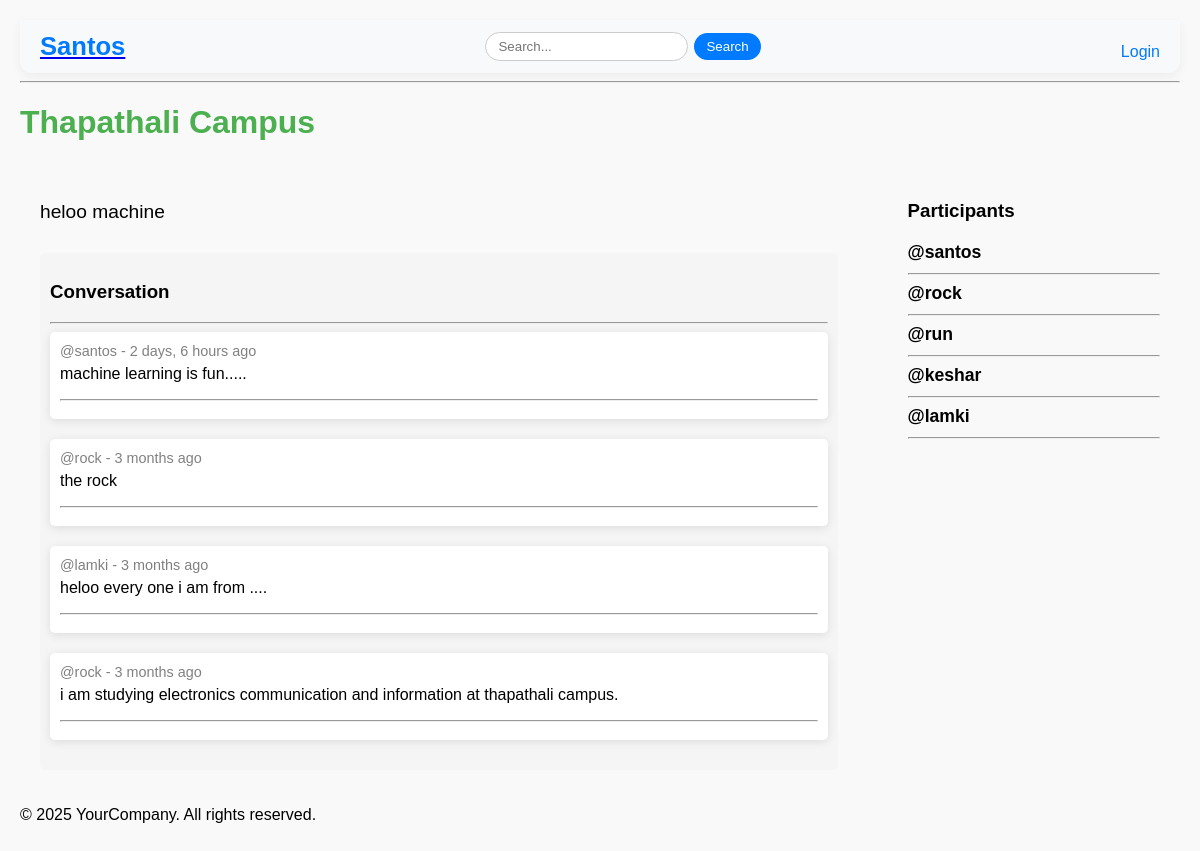
The page /room/19/ on the database its author committed.
### man/models.py (models this page shows, shortened)
class Room(models.Model):
    host=models.ForeignKey(User, on_delete=models.CASCADE)
    topic=models.ForeignKey(Topic, on_delete=models.CASCADE)
    name=models.CharField( max_length=50)
    participants = models.ManyToManyField(User,related_name='participants',blank=True)
    description=models.TextField(blank=True,null=True)
    updated=models.DateTimeField(auto_now=True)
    created=models.DateTimeField( auto_now_add=True)
    class Meta:
        ordering = ['-updated','-created']

class Message(models.Model):
    user=models.ForeignKey(User, on_delete=models.CASCADE , related_name='messages')
    room = models.ForeignKey(Room, on_delete=models.CASCADE , related_name='messages')
    body = models.TextField()
    updated = models.DateTimeField( auto_now=True)
    created = models.DateTimeField(auto_now_add=True)
    class Meta:
      ordering = ['-updated','-created']

### man/views.py (the view, shortened to what this page needs)
# urls.py: path('room/<str:pk>/',views.room,name='room'),
def room(request, pk):
  try:
    room = Room.objects.get(id=int(pk))
    messages = room.messages.all().order_by('-created')#most rescent messege will show first.
    participants = room.participants.all()
  except Room.DoesNotExist:
    return HttpResponse('Room not found.')
  return render(request, 'room.html', {'room': room,'messages':messages,'participants':participants})

### templates/room.html (shortened to what this page needs)
{% extends "base.html" %}
{% load static %}
{% block nothing %}<link rel="stylesheet" href="{% static 'styles/room.css' %}">{% endblock nothing %}
{% block body %}
<h1 class="room-title">{{ room.name }}</h1>
<div class="room-container">
    <div class="room-details">
        <div class="room-description">
            <p>{{ room.description }}</p>
        </div>
        <div class="comment-wrapper">
            <h3>Conversation</h3>
            <hr>
            {% for message in messages %}
            <div class="message">
                <small class="message-meta">@{{ message.user }} - {{ message.created|timesince }} ago</small>
                <p class="message-body">{{ message.body }}</p>
                <hr>
            </div>
            {% endfor %}
        </div>
    </div>
    <div class="participants">
        <h3>Participants</h3>
        <div class="participant-list">
            {% for user in participants %}
            <div class="participant">@{{ user.username }}</div>
            <hr>
            {% endfor %}
        </div>
    </div>
</div>
{% endblock body %}

### static/styles/room.css (style rules this page uses)
.room-container { display: grid; grid-template-columns: 3fr 1fr; gap: 30px; padding: 20px; }
.room-title { font-size: 2rem; font-weight: bold; color: #4CAF50; margin-bottom: 20px; }
.room-details { padding-right: 20px; }
.room-description { margin-bottom: 30px; font-size: 1.2rem; }
.comment-wrapper { margin-top: 20px; padding: 10px; background-color: #f5f5f5; border-radius: 5px; }
.message { margin-bottom: 20px; padding: 10px; background-color: #fff; border-radius: 5px; box-shadow: 0px 2px 10px rgba(0, 0, 0, 0.1); }
.message-meta { font-size: 0.9rem; color: gray; }
.message-body { font-size: 1rem; margin-top: 5px; }
.participants { padding-left: 20px; }
.participant-list { margin-top: 20px; }
.participant { font-size: 1.1rem; font-weight: bold; margin-bottom: 10px; }
body { font-family: 'Arial', sans-serif; background-color: #f9f9f9; margin: 0; padding: 20px; }

### rows shown on the page
Room: name "Thapathali Campus", description "heloo machine"
Message: user "santos", created "2 days, 6 hours", body "machine learning is fun....."
Message: user "rock", created "3 months", body "the rock"
Message: user "lamki", created "3 months", body "heloo every one i am from ...."
Message: user "rock", created "3 months", body "i am studying electronics communication and information at thapathali campus."

### other values the page prints
{{ user.username }} "santos"
{{ user.username }} "rock"
{{ user.username }} "run"
{{ user.username }} "keshar"
{{ user.username }} "lamki"
